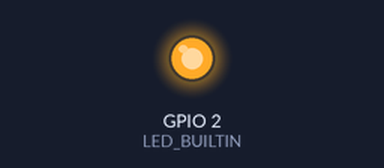
The sketch below on a simulated ESP8266 (NodeMCU). Shown: output pins drawn as LEDs (lit = HIGH, except the on-board LED, lit = LOW). WiFi joins after 1.5 s; servers stay silent unless stated.

Above: at 0.2 s.
At 1.6 s:
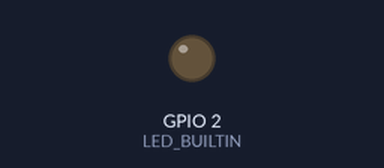
Timing chart, 0 to 3.1 s (numbered marks = the images above):
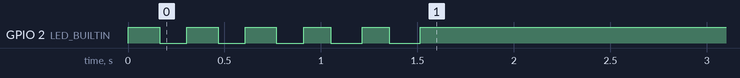

The sketch:

esp8266_bridge.ino
```cpp
/*
 * esp8266_bridge.ino — ESP-01 / ESP-01S 串口 WiFi 透传桥
 *
 * 作用：把 STM32 从 UART 吐出来的字节（{"a":..,"b":..}\n，100Hz）原样搬到 TCP，
 *       PC 端 glass_overlay.py --tcp 直接读这一路，于是不再需要 USB-TTL。
 *
 * 特点：
 *   - STM32 固件一行都不用改：它的 TX 同时并到 CH340 和本模块 RX 即可
 *   - 固定 IP（路由器 DHCP 不稳也不怕），PC 端地址永远是 192.168.1.50:8266
 *   - 连不上 WiFi 时自动降级成热点 duo-glass，PC 连上后用 192.168.4.1:8266
 *   - 断线自动重连、单客户端、关 Nagle 降延迟
 *
 * 烧录见本目录 README.md（ESP-01 需要 3.3V 电平 + GPIO0 拉低才能进下载模式）
 */

#include <ESP8266WiFi.h>

/* ======================== WiFi 凭据 ========================
 * 真实凭据放 src/secrets.h（已 gitignore），模板见 src/secrets.example.h。
 * 没有 secrets.h 时用占位符编译：连不上 WiFi，芯片会自动开热点 duo-glass。
 */
#if defined(__has_include)
#  if __has_include("secrets.h")
#    include "secrets.h"
#  endif
#endif
#ifndef WIFI_SSID
#  define WIFI_SSID "your-wifi-name"
#  define WIFI_PASS "your-wifi-password"
#endif

#define USE_STATIC_IP 0                       // 手机热点网段不确定, 用 DHCP
IPAddress STATIC_IP(192, 168, 43, 50);        // USE_STATIC_IP=1 时才生效
IPAddress STATIC_GW(192, 168, 43, 1);
IPAddress STATIC_MASK(255, 255, 255, 0);

const char *AP_SSID = "duo-glass";            // 降级热点
const char *AP_PASS = "duoglass";
const uint16_t TCP_PORT = 8266;

// 1 = 关掉 WiFi 省电: 响应快(延迟 ~5ms), 电流 ~120mA
// 0 = 省电: 偶尔有 100~300ms 延迟尖峰, 电流 ~80mA
#define LOW_LATENCY 1
/* ========================================================= */

WiFiServer server(TCP_PORT);
WiFiClient client;

static void led(bool on) { digitalWrite(LED_BUILTIN, on ? LOW : HIGH); }  // ESP-01 板载灯低电平点亮

void setup()
{
    pinMode(LED_BUILTIN, OUTPUT);
    led(true);

    Serial.setRxBufferSize(1024);  // 100Hz 数据流, 默认 256B 只够 85ms, 容易溢出
    Serial.begin(115200);          // 与 STM32 一致的 115200 8N1
    Serial.setDebugOutput(false);  // 串口上只有转发数据，不能混调试信息

    WiFi.persistent(false);
    WiFi.mode(WIFI_STA);
    WiFi.setAutoReconnect(true);
#if LOW_LATENCY
    WiFi.setSleepMode(WIFI_NONE_SLEEP);
#endif
#if USE_STATIC_IP
    WiFi.config(STATIC_IP, STATIC_GW, STATIC_MASK);
#endif
    WiFi.begin(WIFI_SSID, WIFI_PASS);

    // 最多等 20 秒；失败就自己开热点，现场没有路由器也能用
    uint32_t t0 = millis();
    while (WiFi.status() != WL_CONNECTED && millis() - t0 < 20000) {
        led((millis() / 150) % 2);
        delay(20);
    }
    if (WiFi.status() != WL_CONNECTED) {
        WiFi.mode(WIFI_AP);
        WiFi.softAP(AP_SSID, AP_PASS);
    }

    server.begin();
    server.setNoDelay(true);
    led(false);
}

void loop()
{
    // 单客户端：断了就等下一个
    if (!client || !client.connected()) {
        WiFiClient nc = server.available();
        if (nc) {
            client = nc;
            client.setNoDelay(true);
        }
    }

    // UART -> TCP
    int avail = Serial.available();
    if (avail > 0) {
        uint8_t buf[256];
        size_t want = avail > (int)sizeof(buf) ? sizeof(buf) : (size_t)avail;
        size_t n = Serial.readBytes(buf, want);
        if (n && client && client.connected()) {
            client.write(buf, n);
        }
    }

    // TCP -> UART（目前用不到，留着以后下命令）
    if (client && client.connected()) {
        while (client.available()) {
            Serial.write(client.read());
        }
    }

    // 状态灯：常亮=有客户端连上，熄灭=没连上
    static uint32_t last = 0;
    if (millis() - last > 400) {
        last = millis();
        led(client && client.connected());
    }
}
```

secrets.example.h
```cpp
#pragma once
// 复制本文件为同目录下的 secrets.h，填入自己的 WiFi/热点信息。
// secrets.h 已在 .gitignore 里，不会被提交。
//
// 注意：ESP8266 只支持 2.4GHz 频段（手机热点要选 2.4G / 打开"最大兼容性"）

#define WIFI_SSID "your-wifi-name"
#define WIFI_PASS "your-wifi-password"
```
